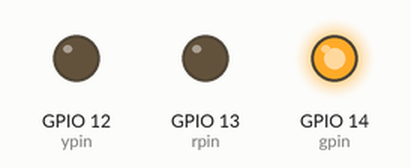
Simulated run of this program. Board: ESP8266 (Wemos D1 mini). On the bench: output pins drawn as LEDs (lit = HIGH). WiFi joins after 1.5 s; servers stay silent unless stated; what the program prints to the serial monitor is not drawn.

Above: at 3.7 s.
At 7.7 s:
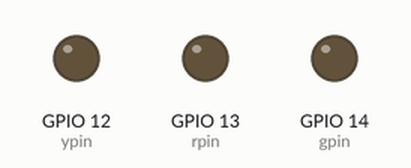
At 10.5 s:
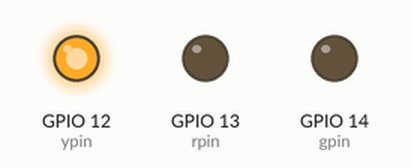
At 14.5 s:
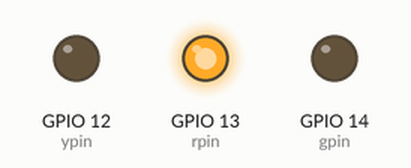
At 18.0 s:
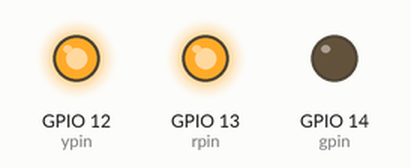
Timing chart, 0 to 21.9 s (numbered marks = the images above):
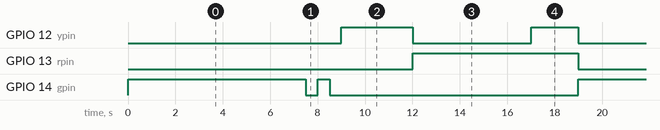

The program:

main.cpp
```cpp
#include <Arduino.h>
#include "ESP8266WiFi.h"
#include "ESPAsyncWebServer.h"
#include <ESP8266HTTPClient.h>
#include <Wire.h>

const char *ssid = "ESP32-Access-Point";
const char *password = "123456789";
const char *MainServerName = "http://192.168.4.1/post";
IPAddress local_IP(192, 168, 4, 101);
IPAddress gateway(192, 168, 4, 1);
IPAddress subnet(255, 255, 0, 0);

const int rpin = 13,
          ypin = 12,
          gpin = 14;

const String colors[] = {"r", "ry", "g", "mg", "y"};
const int tsleep[] = {5, 2, 7, 2, 3};
const byte sendcode[] = {0x00, 0x01, 0x02, 0x03, 0x04};
static int s = 2;
static uint32_t t = millis();
char todo = 'g';
bool has_command = false;

AsyncWebServer server(80);
void Server()
{
  server.on(
      "/post",
      HTTP_POST,
      [](AsyncWebServerRequest *request) {
        if (request->contentLength() == 0)
        {
          request->send(400, "text/plain", "Expected one command byte");
        }
      },
      NULL,
      [](AsyncWebServerRequest *request, uint8_t *data, size_t len, size_t index, size_t total)
      {
        if (index != 0)
        {
          return;
        }
        if (total != 1 || len != 1 || (data[0] != 's' && data[0] != 'r' && data[0] != 'g'))
        {
          request->send(400, "text/plain", "Expected s, r or g");
          return;
        }
        const char command = static_cast<char>(data[0]);
        if (!has_command || todo != command)
        {
          has_command = true;
          todo = command;
          t = millis();
          switch (todo)
          {
          case 'r':
            s = 4;
            break;
          case 'g':
            s = 1;
            break;
          default:
            s = 0;
            break;
          }
        }

        request->send(200);
      });

  server.begin();
}

void setup()
{
  Serial.begin(115200);

  pinMode(rpin, OUTPUT);
  pinMode(ypin, OUTPUT);
  pinMode(gpin, OUTPUT);

  // if (!WiFi.config(local_IP, gateway, subnet)) {
  //   Serial.println("STA Failed to configure");
  // }
  WiFi.begin(ssid, password);
  // Serial.println("Connecting");
  // int wifit = millis();
  // while (WiFi.status() != WL_CONNECTED && millis() - wifit < 5000)
  // {
  //   delay(500);
  //   // Serial.print(".");
  // }
  // Serial.println("");
  // Serial.print("Connected to WiFi network with IP Address: ");
  // Serial.println(WiFi.localIP());

  Server(); // запустили сервер для входящих POST-запросов
}

void nosignal();
void worcking();

void loop()
{
  switch (todo)
  {
  case 's':
    nosignal();
    break;
  case 'r':
    worcking();
    break;
  case 'g':
    worcking();
    break;

  default:
    break;
  }
}

void nosignal()
{
  s = 0;
  digitalWrite(rpin, HIGH);
  digitalWrite(ypin, LOW);
  digitalWrite(gpin, LOW);
  Serial.write(sendcode[s]);
}

void worcking()
{
  if (millis() - t > tsleep[s] * 1000)
  {
    t = millis();

    s = s + 1 >= 5 ? 0 : s + 1;
  }
  switch (s)
  {
  case 0:
    digitalWrite(rpin, HIGH);
    digitalWrite(ypin, LOW);
    digitalWrite(gpin, LOW);
    break;
  case 1:
    digitalWrite(rpin, HIGH);
    digitalWrite(ypin, HIGH);
    digitalWrite(gpin, LOW);
    break;
  case 2:
    digitalWrite(rpin, LOW);
    digitalWrite(ypin, LOW);
    digitalWrite(gpin, HIGH);
    break;
  case 3:
    if (!(millis() % 1000 > 500))
    {
      digitalWrite(rpin, LOW);
      digitalWrite(ypin, LOW);
      digitalWrite(gpin, HIGH);
    }
    else
    {
      digitalWrite(rpin, LOW);
      digitalWrite(ypin, LOW);
      digitalWrite(gpin, LOW);
    }
    break;
  case 4:
    digitalWrite(rpin, LOW);
    digitalWrite(ypin, HIGH);
    digitalWrite(gpin, LOW);
    break;

  default:
    break;
  }

  Serial.write(sendcode[s]);
}
```

Measured:
- by itself, GPIO 12 (ypin): repeats every 19.0 s: LOW 5.0 s, HIGH 2.0 s, LOW 9.0 s, HIGH 3.0 s
- by itself, GPIO 13 (rpin): alternates HIGH for 7.0 s and LOW for 12.0 s
- by itself, GPIO 14 (gpin): LOW → HIGH at 0.00 s, → LOW 7.5 s later, → HIGH 0.50 s later, → LOW 0.50 s later, … (38 changes in this stretch)
